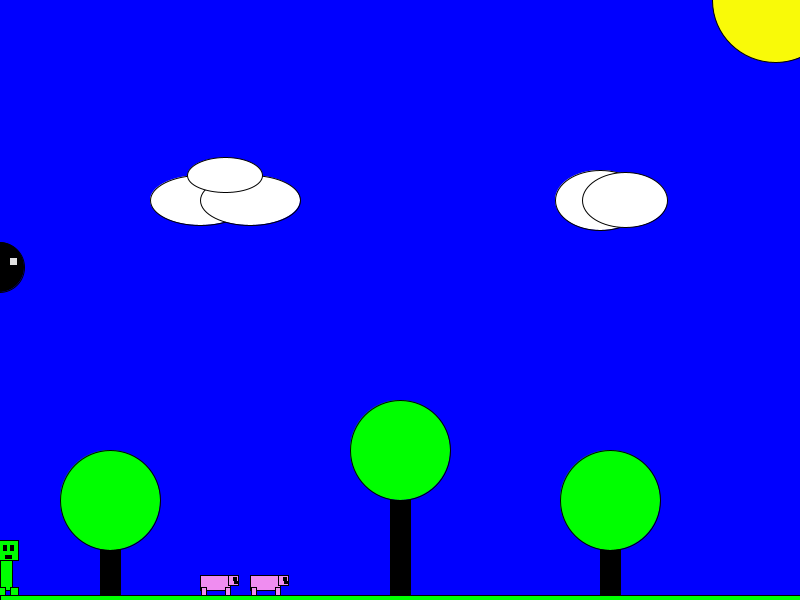
Frame 1 (no input)
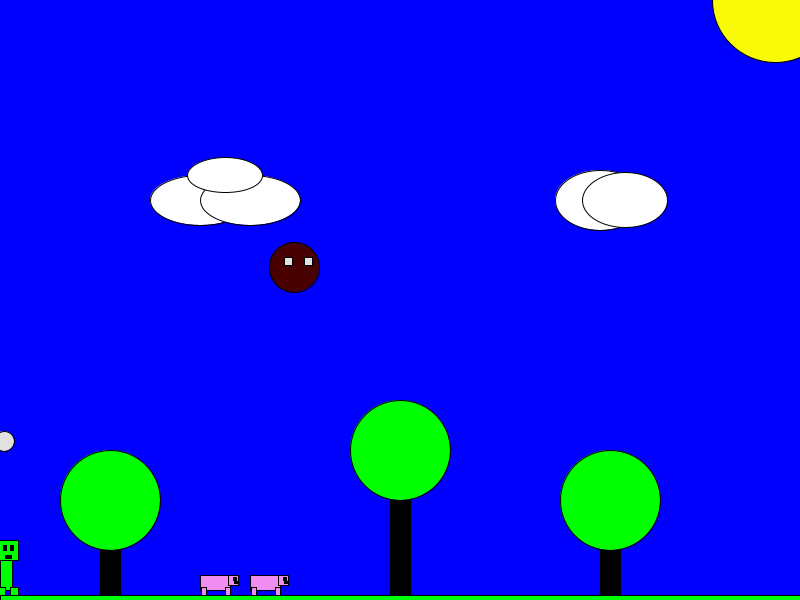
Frame 60 (the mouse pressed at the canvas centre just before this capture)
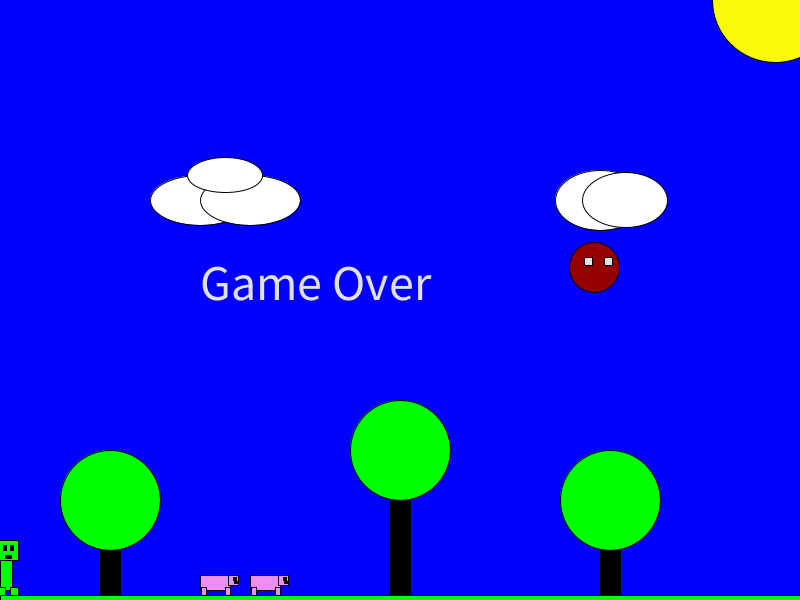
Frame 120 (the mouse held since frame 60 and released just before this capture)

The Processing sketch that drew these frames (run headless with seeded random() and noise(); from frame 60 on, the mouse is pressed at the canvas centre):

// Processing sketch: processing_103745
// ── processing_103745.pde

float treeXPosition = 600.0;
int launchPosition = -1;
int altitude = 0;
int explosionPosition = -1;
int pig1Position = 200;
int pig2Position = 250;
int birdAltitude = (int)random(25, 400);
int poop = birdAltitude;
int birdPosition = -1;
int birdPositionMax = 800;
int score = 0;
int cPosition = 0;
int poopPosition = -1;
int gameOver = 0;
void keyPressed() {
  if (key == ' ') {
    explosionPosition = cPosition;
    if ((explosionPosition >= (pig1Position - 100)) && (explosionPosition <= (pig1Position + 100))) {
      pig1Position = 900;
    }
    if ((explosionPosition >= (pig2Position - 100)) && (explosionPosition <= (pig2Position + 100))) {
      pig2Position = 900;
    }
    //setup ();
    fill (252, 98, 8);
    ellipse (explosionPosition, 575, 100, 100);
    //frameRate (.1);
  } 
  else if ((key == 'f') && (launchPosition < 0)) {
    launchPosition = cPosition;
    altitude = 555;
    rect (mouseX, 565, 15, 15);
  }
  
  else {
    explosionPosition = -1;
  }
}
void drawTree(float xPosition)
{
  fill (0, 0, 0);
  rect (xPosition, 475, 20, 125);
  fill (0, 255, 0);
  ellipse (xPosition + 10, 500, 100, 100);
}
void mine () {
  int mineSpawn1 = (int) random (800);
  rect (mineSpawn1, 590, 20, 10);
}
void setup()
{
  noCursor ();
  size (800, 600);
  background(0, 0, 300);
  drawTree(100);
  fill (0, 255, 0);
  ellipse (400, 450, 100, 100);
  fill (0, 0, 0);
  rect (390, 500, 20, 200);
  fill (255, 255, 255);
  ellipse (200, 200, 100, 50);
  ellipse (250, 200, 100, 50);
  ellipse (225, 175, 75, 35);
  fill (0, 255, 0);
  fill (0, 0, 0);
  rect (treeXPosition, 475, 20, 125);
  fill (0, 255, 0);
  ellipse (treeXPosition + 10, 500, 100, 100);
  rect (0, 595, 800, 15);
  drawPiggy (pig1Position);
  drawPiggy (pig2Position);
  fill (249, 250, 8);
  ellipse (775, 0, 125, 125);
  drawCloud (600, 200, 90, 60);
}

void draw () {
if (explosionPosition != -1) {
    return; 
  }
  creeper(cPosition);
  if (key == 'd' && keyPressed) {
    if (cPosition < pig1Position && cPosition < pig2Position)
    {
      cPosition = cPosition + 5;
    }
  }
  if (key == 'a' && keyPressed)
  {
    cPosition = cPosition - 5;
  } 
  if ((poopPosition < 0) && (cPosition <= birdPosition)) {
    poopPosition = birdPosition;
    poop = birdAltitude;
  }
  


  if (launchPosition >= 0) {
    float r = random (225);
    float g = random (225);
    float b = random (225);
    fill (r, g, b);
    ellipse (launchPosition, altitude, 20, 20);
    altitude = altitude - 5;
    if (altitude < 0) {
      launchPosition = -1;
    }
  }
  if (birdPosition >= birdPositionMax) {
    birdPosition = 0;
    birdAltitude= (int)random(20, 80);
    birdAltitude= birdAltitude*5;
    if (poop > 600) {
      poopPosition = -1;
    }
  }

  fill (birdPosition/4, 0, 0);
  ellipse (birdPosition, birdAltitude, 50, 50);
  fill (225, 225, 225);
  rect (birdPosition + 10, birdAltitude - 10, 8, 8);
  rect (birdPosition - 10, birdAltitude - 10, 8, 8);
  birdPosition = birdPosition + 5;
  if (launchPosition >= ((birdPosition - 50)) && ((launchPosition <= (birdPosition + 50)) && ((altitude == (birdAltitude)))))
  {
    fill (255, 0, 0);
    ellipse (birdPosition, birdAltitude, 100, 100);
    birdAltitude = birdAltitude -50;
    birdPosition = 0;
    altitude = -40;
    score = score + 1;
  }

  if (score == 3) {
    fill (0);
    textSize (50);
    text("SSSSSssss... good jawb!!!", 100, 300);
    text("To continue hit another bird", 100, 350);
  }
  if (poopPosition >= 0) {

    ellipse (poopPosition, poop, 20, 20);
    poop = poop + 3;
  }
  if ((poopPosition <= (cPosition + 20)) && (poopPosition >= (cPosition - 20)) && (poop >= 585)) {
    gameOver = gameOver + 1;
  }
  if (gameOver >= 1) {
    textSize (50);
    text ("Game Over", 200, 300);
}
}

void creeper (float cPosition) {
  setup ();
  fill(0, 255, 0);
  rect (cPosition, 550, 12, 40);
  rect (cPosition - 3, 587, 8, 8);
  rect (cPosition + 10, 587, 8, 8);
  rect (cPosition - 2, 540, 20, 20);
  fill (0, 0, 0);
  rect (cPosition + 3, 545, 3, 5);
  rect (cPosition + 10, 545, 3, 5);
  rect (cPosition + 5, 555, 6, 3);
}
void drawCloud(float xPosition, float yPosition, float cloudwidth, float cloudheight)
{
  fill (255, 255, 255);
  ellipse (xPosition, yPosition, cloudwidth, cloudheight);
  ellipse (xPosition + 25, yPosition, cloudwidth - 5, cloudheight - 5);
}
void drawPiggy (float xPos)
{
  if (xPos >= 0) {
    fill (239, 141, 240);
    rect (xPos, 575, 30, 15);
    rect (xPos + 1, 587, 5, 8);
    rect (xPos + 25, 587, 5, 8);
    rect (xPos + 28, 575, 10, 10);
    fill (0, 0, 0);
    rect (xPos + 33, 577, 3, 3);
    rect (xPos + 34, 581, 4, 2);
  }
}
